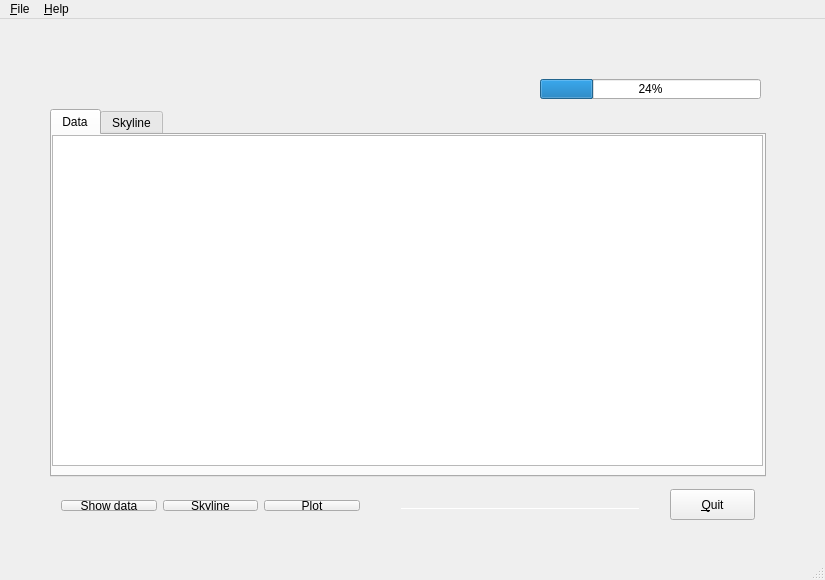
<?xml version="1.0" encoding="UTF-8"?>
<ui version="4.0">
 <class>Skyline</class>
 <widget class="QMainWindow" name="Skyline">
  <property name="enabled">
   <bool>true</bool>
  </property>
  <property name="geometry">
   <rect>
    <x>0</x>
    <y>0</y>
    <width>825</width>
    <height>580</height>
   </rect>
  </property>
  <property name="windowTitle">
   <string>Skyline</string>
  </property>
  <widget class="QWidget" name="centralWidget">
   <widget class="QTabWidget" name="tabWidget">
    <property name="geometry">
     <rect>
      <x>50</x>
      <y>90</y>
      <width>716</width>
      <height>368</height>
     </rect>
    </property>
    <property name="currentIndex">
     <number>0</number>
    </property>
    <widget class="QWidget" name="tab">
     <attribute name="title">
      <string>Data</string>
     </attribute>
     <widget class="QTextBrowser" name="textEdit">
      <property name="geometry">
       <rect>
        <x>0</x>
        <y>0</y>
        <width>711</width>
        <height>331</height>
       </rect>
      </property>
     </widget>
    </widget>
    <widget class="QWidget" name="tab_2">
     <attribute name="title">
      <string>Skyline</string>
     </attribute>
     <widget class="QTextBrowser" name="skylineTextBrowser">
      <property name="geometry">
       <rect>
        <x>0</x>
        <y>0</y>
        <width>711</width>
        <height>331</height>
       </rect>
      </property>
     </widget>
    </widget>
   </widget>
   <widget class="QPushButton" name="quitButton">
    <property name="geometry">
     <rect>
      <x>670</x>
      <y>470</y>
      <width>85</width>
      <height>31</height>
     </rect>
    </property>
    <property name="text">
     <string>&amp;Quit</string>
    </property>
   </widget>
   <widget class="QWidget" name="layoutWidget">
    <property name="geometry">
     <rect>
      <x>50</x>
      <y>470</y>
      <width>321</width>
      <height>33</height>
     </rect>
    </property>
    <layout class="QHBoxLayout" name="horizontalLayout">
     <item>
      <widget class="QPushButton" name="showDataButton">
       <property name="text">
        <string>Show &amp;data</string>
       </property>
      </widget>
     </item>
     <item>
      <widget class="QPushButton" name="skylineButton">
       <property name="text">
        <string>&amp;Skyline</string>
       </property>
      </widget>
     </item>
     <item>
      <widget class="QPushButton" name="pushButton">
       <property name="text">
        <string>&amp;Plot</string>
       </property>
      </widget>
     </item>
    </layout>
   </widget>
   <widget class="QWidget" name="layoutWidget">
    <property name="geometry">
     <rect>
      <x>50</x>
      <y>62</y>
      <width>441</width>
      <height>21</height>
     </rect>
    </property>
    <layout class="QHBoxLayout" name="horizontalLayout_2">
     <item>
      <widget class="QLabel" name="label">
       <property name="text">
        <string>Number of datapoints</string>
       </property>
      </widget>
     </item>
     <item>
      <widget class="QLineEdit" name="lineEdit">
       <property name="readOnly">
        <bool>true</bool>
       </property>
      </widget>
     </item>
     <item>
      <widget class="QLabel" name="label_2">
       <property name="text">
        <string>Verbosity</string>
       </property>
      </widget>
     </item>
     <item>
      <widget class="QSpinBox" name="spinBox">
       <property name="enabled">
        <bool>true</bool>
       </property>
       <property name="wrapping">
        <bool>false</bool>
       </property>
       <property name="frame">
        <bool>true</bool>
       </property>
       <property name="readOnly">
        <bool>false</bool>
       </property>
       <property name="maximum">
        <number>2</number>
       </property>
      </widget>
     </item>
    </layout>
   </widget>
   <widget class="QProgressBar" name="progressBar">
    <property name="geometry">
     <rect>
      <x>540</x>
      <y>60</y>
      <width>221</width>
      <height>20</height>
     </rect>
    </property>
    <property name="value">
     <number>24</number>
    </property>
   </widget>
   <widget class="QWidget" name="">
    <property name="geometry">
     <rect>
      <x>390</x>
      <y>470</y>
      <width>261</width>
      <height>31</height>
     </rect>
    </property>
    <layout class="QVBoxLayout" name="verticalLayout">
     <item>
      <widget class="QLabel" name="outputLabel">
       <property name="text">
        <string/>
       </property>
      </widget>
     </item>
     <item>
      <widget class="Line" name="line">
       <property name="orientation">
        <enum>Qt::Horizontal</enum>
       </property>
      </widget>
     </item>
    </layout>
   </widget>
  </widget>
  <widget class="QMenuBar" name="menuBar">
   <property name="geometry">
    <rect>
     <x>0</x>
     <y>0</y>
     <width>825</width>
     <height>29</height>
    </rect>
   </property>
   <widget class="QMenu" name="menuFile">
    <property name="title">
     <string>&amp;File</string>
    </property>
    <addaction name="actionOpen"/>
    <addaction name="actionSave"/>
    <addaction name="actionOpen_URL"/>
    <addaction name="actionExit"/>
   </widget>
   <widget class="QMenu" name="menu_Help">
    <property name="title">
     <string>&amp;Help</string>
    </property>
   </widget>
   <addaction name="menuFile"/>
   <addaction name="menu_Help"/>
  </widget>
  <widget class="QStatusBar" name="statusBar"/>
  <action name="actionOpen">
   <property name="text">
    <string>&amp;Open</string>
   </property>
  </action>
  <action name="actionSave">
   <property name="text">
    <string>&amp;Save</string>
   </property>
  </action>
  <action name="actionOpen_URL">
   <property name="text">
    <string>Open stream</string>
   </property>
  </action>
  <action name="actionExit">
   <property name="text">
    <string>Exit</string>
   </property>
  </action>
 </widget>
 <layoutdefault spacing="6" margin="11"/>
 <resources/>
 <connections/>
</ui>
